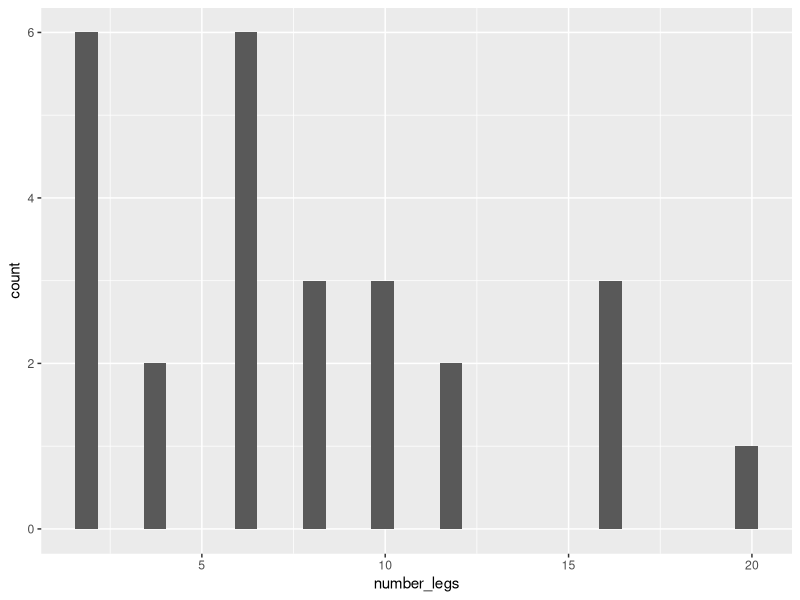
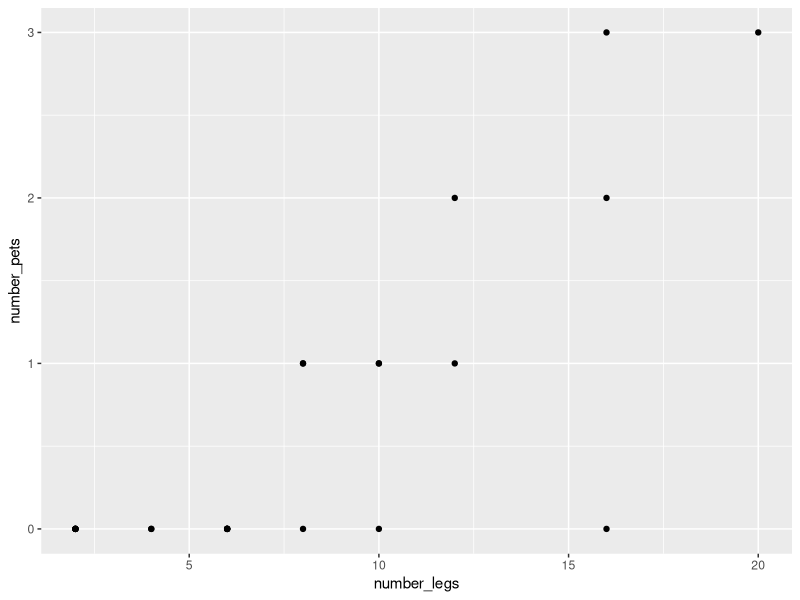
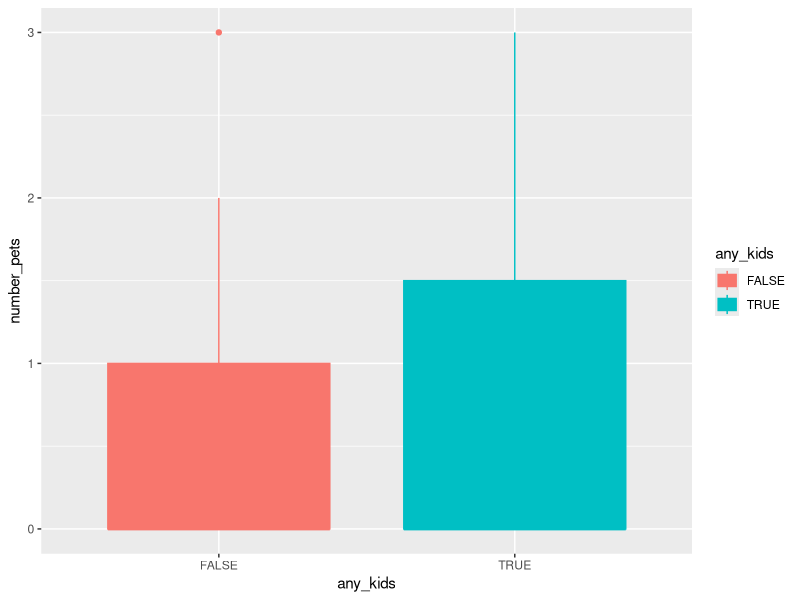
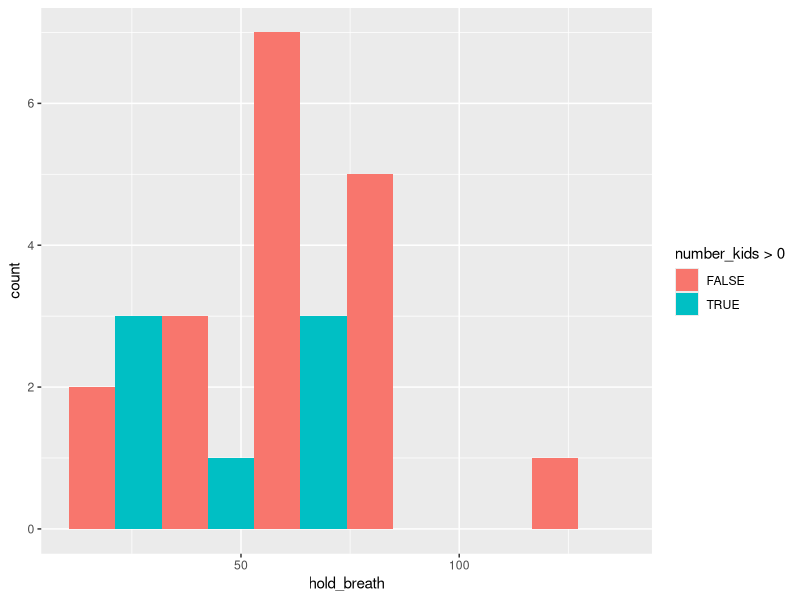
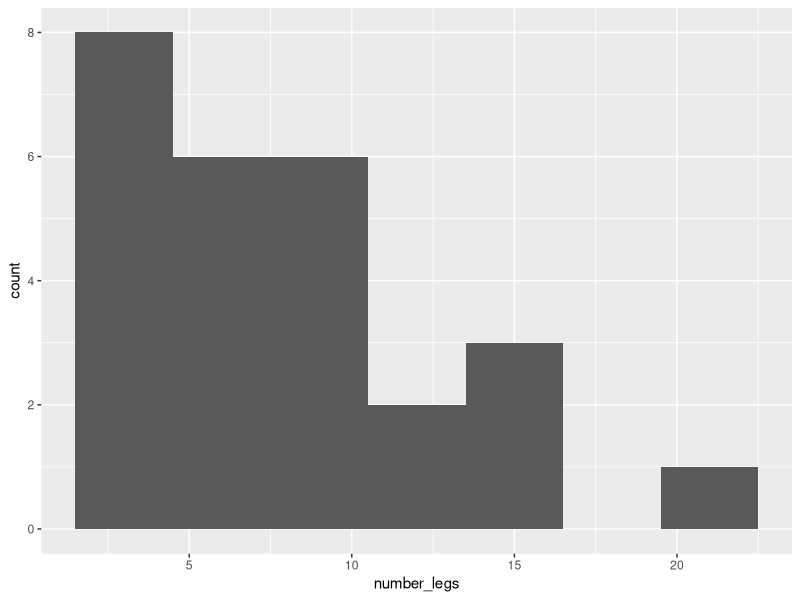

Generate these figures, in order, with R:
## ---- chunk 1
library(tidyverse)
## ---- chunk 2
knitr::opts_chunk$set(echo = TRUE)
## ---- chunk 3
d <- read_csv('data/breath_holding.csv') %>% 
  rename(
    work_currently = `Are you working?`, 
    work_hours     = `If you're being honest with yourself, how many hours do you work a week?`, 
    work_normative = `If you're being honest with yourself, how many hours should it take you to do a week's worth of your work?`, 
    other_classes  = `Are you taking other classes this semester?`, 
    number_kids    = `How many children live in your home?`, 
    number_adults  = `(Including you) How many adults live in your home?`, 
    number_pets    = `How many pets live in your home?`, 
    number_legs    = `If you add up all the legs of all the pets and people that live in your home, how many legs are there?`, 
    languages      = `In how many languages could you talk about the day's events?  (how many languages do you speak)`, 
    re_watch       = `Do you re-watch seasons of your favorite TV shows?`, 
    re_read        = `Do you re-read your favorite books?`, 
    re_listen      = `Do you re-listen to your favorite albums?`, 
    hold_breath    = `Don't pass out, but: how long can you hold your breath (in seconds)? Literally, start a stopwatch and see how long you can go.`
  ) %>% 
  select(
    work_currently, work_hours, work_normative,
    other_classes, 
    number_kids, number_adults, number_pets, number_legs,
    languages, 
    re_watch, re_read, re_listen, 
    hold_breath
  )
## ---- chunk 4
View(d)
## ---- chunk 5
d %>% 
  ggplot() + 
  aes(x=number_legs) + 
  geom_histogram()
## ---- chunk 6
d %>% 
  ggplot() + 
  aes(x=number_legs, y=number_pets) + 
  geom_point() # +
  # geom_jitter()
## ---- chunk 7

## ---- chunk 8
d %>% 
  mutate(any_kids = number_kids > 0) %>% 
  ggplot() + 
  aes(x=any_kids, y=number_pets, color=any_kids, fill=any_kids) + 
  geom_boxplot() # 
  # geom_jitter(width = 0.125)
## ---- chunk 9
d %>% 
  ggplot() + 
  aes(x=hold_breath, fill = number_kids > 0) + 
  geom_histogram(bins = 6, position = 'dodge')
## ---- chunk 10
d %>% 
  ggplot() + 
  aes(x=number_legs) + 
  geom_histogram(bins=7)
